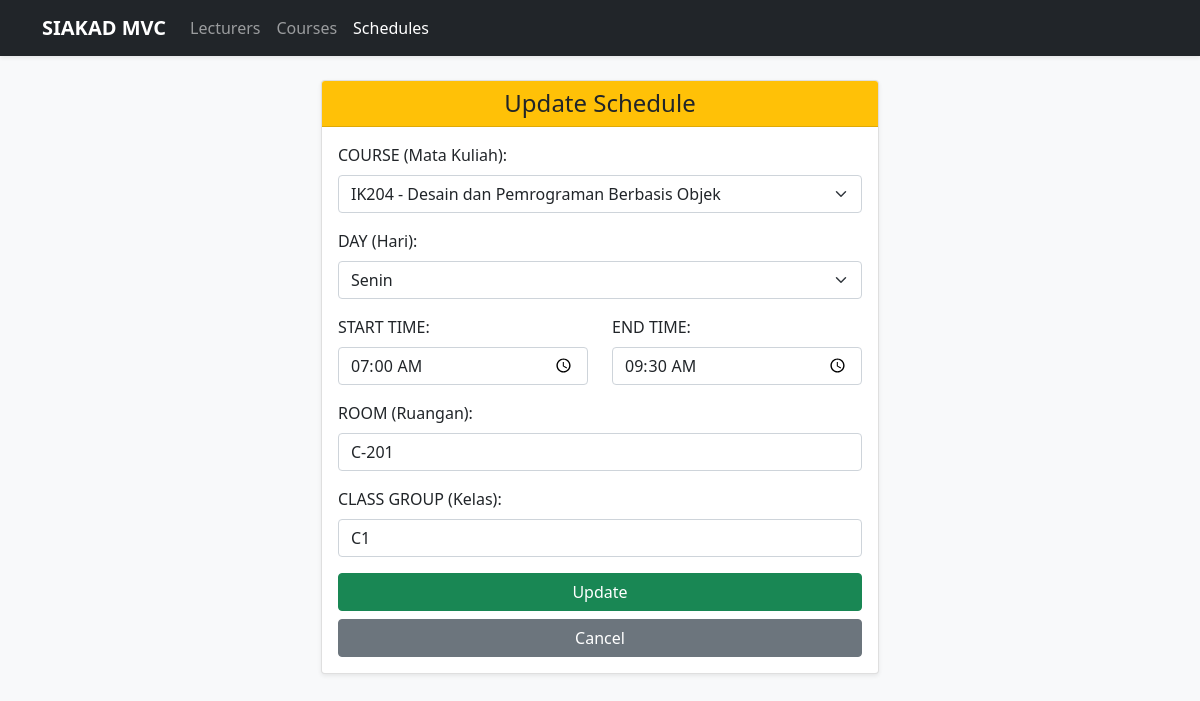
Page /Project/index.php?controller=schedules&action=edit&id=1 on the committed database.
### tables this page shows
CREATE TABLE `schedules` (
  `id` INT(11) NOT NULL AUTO_INCREMENT,
  `course_id` INT(11) NOT NULL,
  `day_of_week` ENUM('Senin','Selasa','Rabu','Kamis','Jumat','Sabtu') NOT NULL,
  `start_time` TIME NOT NULL,
  `end_time` TIME NOT NULL,
  `room` VARCHAR(50) NOT NULL,
  `class_group` VARCHAR(20) NOT NULL,
  PRIMARY KEY (`id`),
  CONSTRAINT `fk_schedules_course` FOREIGN KEY (`course_id`) REFERENCES `courses`(`id`) ON DELETE CASCADE ON UPDATE CASCADE
);

CREATE TABLE `courses` (
  `id` INT(11) NOT NULL AUTO_INCREMENT,
  `code` VARCHAR(15) NOT NULL UNIQUE,
  `course_name` VARCHAR(100) NOT NULL,
  `credits` TINYINT(2) NOT NULL DEFAULT 3,
  `semester` TINYINT(2) NOT NULL DEFAULT 1,
  `lecturer_id` INT(11) NULL,
  PRIMARY KEY (`id`),
  CONSTRAINT `fk_courses_lecturer` FOREIGN KEY (`lecturer_id`) REFERENCES `lecturers`(`id`) ON DELETE SET NULL ON UPDATE CASCADE
);

### Project/controllers/ScheduleController.php (called while the page is built, shortened)
<?php
require_once __DIR__ . '/../models/Schedule.php';
require_once __DIR__ . '/../models/Course.php';
class ScheduleController
{
    private Schedule $model;
    private Course $courseModel;
    public function __construct()
    {
        $this->model = new Schedule();
        $this->courseModel = new Course();
    }
    public function edit(): void
    {
        $id = isset($_GET['id']) ? (int)$_GET['id'] : (int)($_POST['id'] ?? 0);
        $schedule = $this->model->getById($id);
        $courses = $this->courseModel->getAll();
        require __DIR__ . '/../views/layouts/header.php';
        require __DIR__ . '/../views/schedules/edit.php';
        require __DIR__ . '/../views/layouts/footer.php';
    }
}

### Project/config/database.php (called while the page is built, shortened)
<?php
class Database
{
    private static ?Database $instance = null;
    private mysqli $conn;
    private string $host = "localhost";
    private string $username = "root";
    private string $password = "";
    private string $database = "db_tp8";
    private function __construct()
    {
        $this->conn = new mysqli($this->host, $this->username, $this->password, $this->database);
        $this->conn->set_charset("utf8mb4");
    }
    public static function getInstance(): Database
    {
        if (self::$instance === null) {
            self::$instance = new self();
        }
        return self::$instance;
    }
    public function getConnection(): mysqli
    {
        return $this->conn;
    }
}

### Project/models/Schedule.php (called while the page is built, shortened)
<?php
require_once __DIR__ . '/../config/database.php';
class Schedule
{
    private mysqli $db;
    public function __construct()
    {
        $this->db = Database::getInstance()->getConnection();
    }
    public function getById(int $id): ?array
    {
        $stmt = $this->db->prepare("SELECT * FROM schedules WHERE id = ?");
        $stmt->bind_param("i", $id);
        $stmt->execute();
        $res = $stmt->get_result();
        $row = $res->fetch_assoc();
        return $row ?: null;
    }
}

### Project/models/Course.php (called while the page is built, shortened)
<?php
require_once __DIR__ . '/../config/database.php';
class Course
{
    private mysqli $db;
    public function __construct()
    {
        $this->db = Database::getInstance()->getConnection();
    }
    public function getAll(): array
    {
        $sql = "SELECT courses.*, lecturers.name AS lecturer_name, lecturers.nidn AS lecturer_nidn
                FROM courses
                LEFT JOIN lecturers ON courses.lecturer_id = lecturers.id
                ORDER BY courses.id ASC";
        $result = $this->db->query($sql);
        $data = [];
        if ($result) {
            while ($row = $result->fetch_assoc()) {
                $data[] = $row;
            }
        }
        return $data;
    }
}

### Project/views/schedules/edit.php (the view, shortened to what this page needs)
<div class="col-lg-6 m-auto">
  <form method="post" action="index.php?controller=schedules&action=edit&id=<?= $schedule['id'] ?>">
    <div class="card shadow-sm">
      <div class="card-header bg-warning">
        <h4 class="text-dark text-center mb-0">Update Schedule</h4>
      </div>
      <div class="card-body">
        <div class="mb-3">
          <label class="form-label">COURSE (Mata Kuliah):</label>
          <select name="course_id" class="form-select" required>
            <?php foreach ($courses as $c): ?>
              <option value="<?= $c['id'] ?>" <?= ($schedule['course_id'] == $c['id']) ? 'selected' : '' ?>>
                <?= htmlspecialchars($c['code']) ?> - <?= htmlspecialchars($c['course_name']) ?>
              </option>
            <?php endforeach; ?>
          </select>
        </div>
        <div class="mb-3">
          <label class="form-label">DAY (Hari):</label>
          <select name="day_of_week" class="form-select" required>
            <?php foreach (['Senin', 'Selasa', 'Rabu', 'Kamis', 'Jumat', 'Sabtu'] as $day): ?>
              <option value="<?= $day ?>" <?= ($schedule['day_of_week'] === $day) ? 'selected' : '' ?>><?= $day ?></option>
            <?php endforeach; ?>
          </select>
        </div>
        <div class="row">
          <div class="col-md-6 mb-3">
            <label class="form-label">START TIME:</label>
            <input type="time" name="start_time" value="<?= htmlspecialchars($schedule['start_time']) ?>" class="form-control" required>
          </div>
          <div class="col-md-6 mb-3">
            <label class="form-label">END TIME:</label>
            <input type="time" name="end_time" value="<?= htmlspecialchars($schedule['end_time']) ?>" class="form-control" required>
          </div>
        </div>
        <div class="mb-3">
          <label class="form-label">ROOM (Ruangan):</label>
          <input type="text" name="room" value="<?= htmlspecialchars($schedule['room']) ?>" class="form-control" required>
        </div>
        <div class="mb-3">
          <label class="form-label">CLASS GROUP (Kelas):</label>
          <input type="text" name="class_group" value="<?= htmlspecialchars($schedule['class_group']) ?>" class="form-control" required>
        </div>
        <div class="d-grid gap-2">
          <button class="btn btn-success" type="submit" name="submit">Update</button>
          <a class="btn btn-secondary" href="index.php?controller=schedules&action=index">Cancel</a>
        </div>
      </div>
    </div>
  </form>
</div>

### rows in the picture
schedules: course_id "IK204 - Desain dan Pemrograman Berbasis Objek", day_of_week "Senin", start_time "07:00:00", end_time "09:30:00", room "C-201", class_group "C1"
